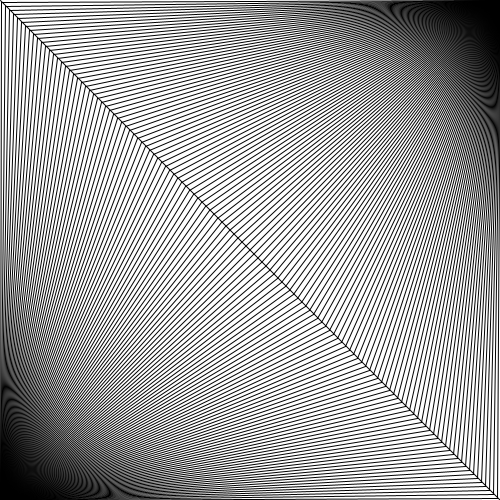
Frame 1 (no input)
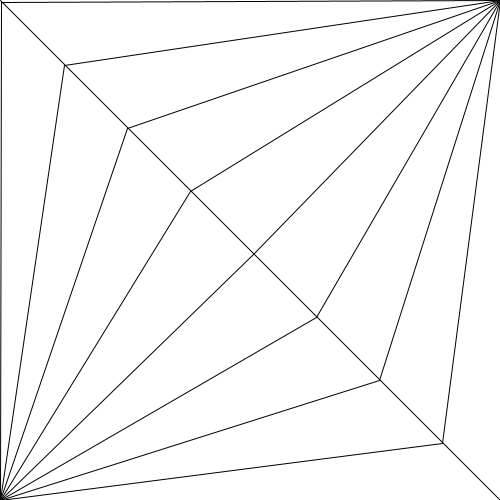
Frame 60 (the mouse pressed at the canvas centre just before this capture)
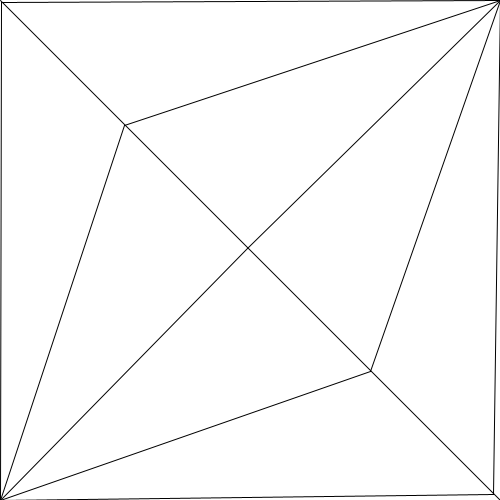
Frame 120 (the mouse held since frame 60 and released just before this capture)

The Processing sketch that drew these frames (run headless with seeded random() and noise(); from frame 60 on, the mouse is pressed at the canvas centre):

// Processing sketch: victor_wazarley_2
// ── victor_wazarley_2.pde
int spread = 3;
boolean growing = true;

void setup() {
  size (500, 500);
}

void draw() {
  if (growing) {
    spread++;
  } else {
    spread--; // shrinking
  }

  if (spread > 200) {
    growing = false;
  }
  if (spread < 3) {
    growing = true;
  }

  background(255);

  for (int i = 1; i < 500; i += spread) {
    line (i, i + 1, 500, 0);
    line (i, i + 1, 0, 500);
  }
  line (0, 0, 500, 500);
}
